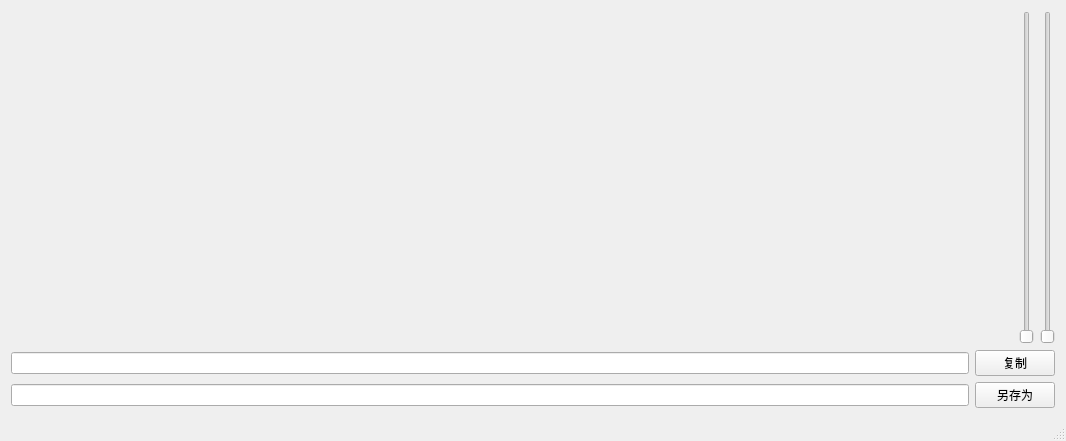
<?xml version="1.0" encoding="UTF-8"?>
<ui version="4.0">
 <class>MainWindow</class>
 <widget class="QMainWindow" name="MainWindow">
  <property name="geometry">
   <rect>
    <x>0</x>
    <y>0</y>
    <width>1066</width>
    <height>441</height>
   </rect>
  </property>
  <property name="windowTitle">
   <string>LBMottoCreator</string>
  </property>
  <widget class="QWidget" name="centralWidget">
   <layout class="QGridLayout" name="gridLayout_2">
    <item row="0" column="0" colspan="2">
     <layout class="QGridLayout" name="gridLayout">
      <item row="1" column="4">
       <widget class="QSlider" name="verticalSlider">
        <property name="orientation">
         <enum>Qt::Vertical</enum>
        </property>
       </widget>
      </item>
      <item row="1" column="2">
       <widget class="QLabel" name="label">
        <property name="enabled">
         <bool>true</bool>
        </property>
        <property name="text">
         <string/>
        </property>
        <property name="scaledContents">
         <bool>true</bool>
        </property>
       </widget>
      </item>
      <item row="1" column="3">
       <widget class="QSlider" name="verticalSlider_2">
        <property name="orientation">
         <enum>Qt::Vertical</enum>
        </property>
       </widget>
      </item>
     </layout>
    </item>
    <item row="1" column="0">
     <widget class="QLineEdit" name="lineEdit_2"/>
    </item>
    <item row="1" column="1">
     <widget class="QPushButton" name="pushButton">
      <property name="text">
       <string>复制</string>
      </property>
     </widget>
    </item>
    <item row="2" column="0">
     <widget class="QLineEdit" name="lineEdit"/>
    </item>
    <item row="2" column="1">
     <widget class="QPushButton" name="pushButton_2">
      <property name="text">
       <string>另存为</string>
      </property>
     </widget>
    </item>
   </layout>
  </widget>
  <widget class="QMenuBar" name="menuBar">
   <property name="geometry">
    <rect>
     <x>0</x>
     <y>0</y>
     <width>1066</width>
     <height>28</height>
    </rect>
   </property>
  </widget>
  <widget class="QStatusBar" name="statusBar"/>
 </widget>
 <layoutdefault spacing="6" margin="11"/>
 <resources/>
 <connections/>
</ui>
